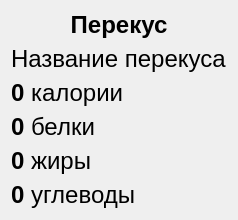
                      <widget class="QWidget" name="meal_snackPage">
                       <layout class="QHBoxLayout" name="horizontalLayout_53">
                        <item>
                         <layout class="QVBoxLayout" name="verticalLayout_43">
                          <item>
                           <widget class="QLabel" name="label_78">
                            <property name="text">
                             <string>&lt;html&gt;&lt;head/&gt;&lt;body&gt;&lt;p align=&quot;center&quot;&gt;&lt;span style=&quot; font-size:18pt; font-weight:600;&quot;&gt;Перекус&lt;/span&gt;&lt;/p&gt;&lt;/body&gt;&lt;/html&gt;</string>
                            </property>
                           </widget>
                          </item>
                          <item>
                           <widget class="QLabel" name="label_79">
                            <property name="text">
                             <string>&lt;html&gt;&lt;head/&gt;&lt;body&gt;&lt;p&gt;&lt;span style=&quot; font-size:18pt;&quot;&gt;Название перекуса&lt;/span&gt;&lt;/p&gt;&lt;/body&gt;&lt;/html&gt;</string>
                            </property>
                           </widget>
                          </item>
                          <item>
                           <widget class="QLabel" name="label_80">
                            <property name="text">
                             <string>&lt;html&gt;&lt;head/&gt;&lt;body&gt;&lt;p&gt;&lt;span style=&quot; font-size:18pt; font-weight:600;&quot;&gt;0 &lt;/span&gt;&lt;span style=&quot; font-size:18pt;&quot;&gt;калории&lt;/span&gt;&lt;/p&gt;&lt;/body&gt;&lt;/html&gt;</string>
                            </property>
                           </widget>
                          </item>
                          <item>
                           <widget class="QLabel" name="label_81">
                            <property name="text">
                             <string>&lt;html&gt;&lt;head/&gt;&lt;body&gt;&lt;p&gt;&lt;span style=&quot; font-size:18pt; font-weight:600;&quot;&gt;0 &lt;/span&gt;&lt;span style=&quot; font-size:18pt;&quot;&gt;белки&lt;/span&gt;&lt;/p&gt;&lt;/body&gt;&lt;/html&gt;</string>
                            </property>
                           </widget>
                          </item>
                          <item>
                           <widget class="QLabel" name="label_82">
                            <property name="text">
                             <string>&lt;html&gt;&lt;head/&gt;&lt;body&gt;&lt;p&gt;&lt;span style=&quot; font-size:18pt; font-weight:600;&quot;&gt;0 &lt;/span&gt;&lt;span style=&quot; font-size:18pt;&quot;&gt;жиры&lt;/span&gt;&lt;/p&gt;&lt;/body&gt;&lt;/html&gt;</string>
                            </property>
                           </widget>
                          </item>
                          <item>
                           <widget class="QLabel" name="label_83">
                            <property name="text">
                             <string>&lt;html&gt;&lt;head/&gt;&lt;body&gt;&lt;p&gt;&lt;span style=&quot; font-size:18pt; font-weight:600;&quot;&gt;0 &lt;/span&gt;&lt;span style=&quot; font-size:18pt;&quot;&gt;углеводы&lt;/span&gt;&lt;/p&gt;&lt;/body&gt;&lt;/html&gt;</string>
                            </property>
                           </widget>
                          </item>
                         </layout>
                        </item>
                       </layout>
                      </widget>
